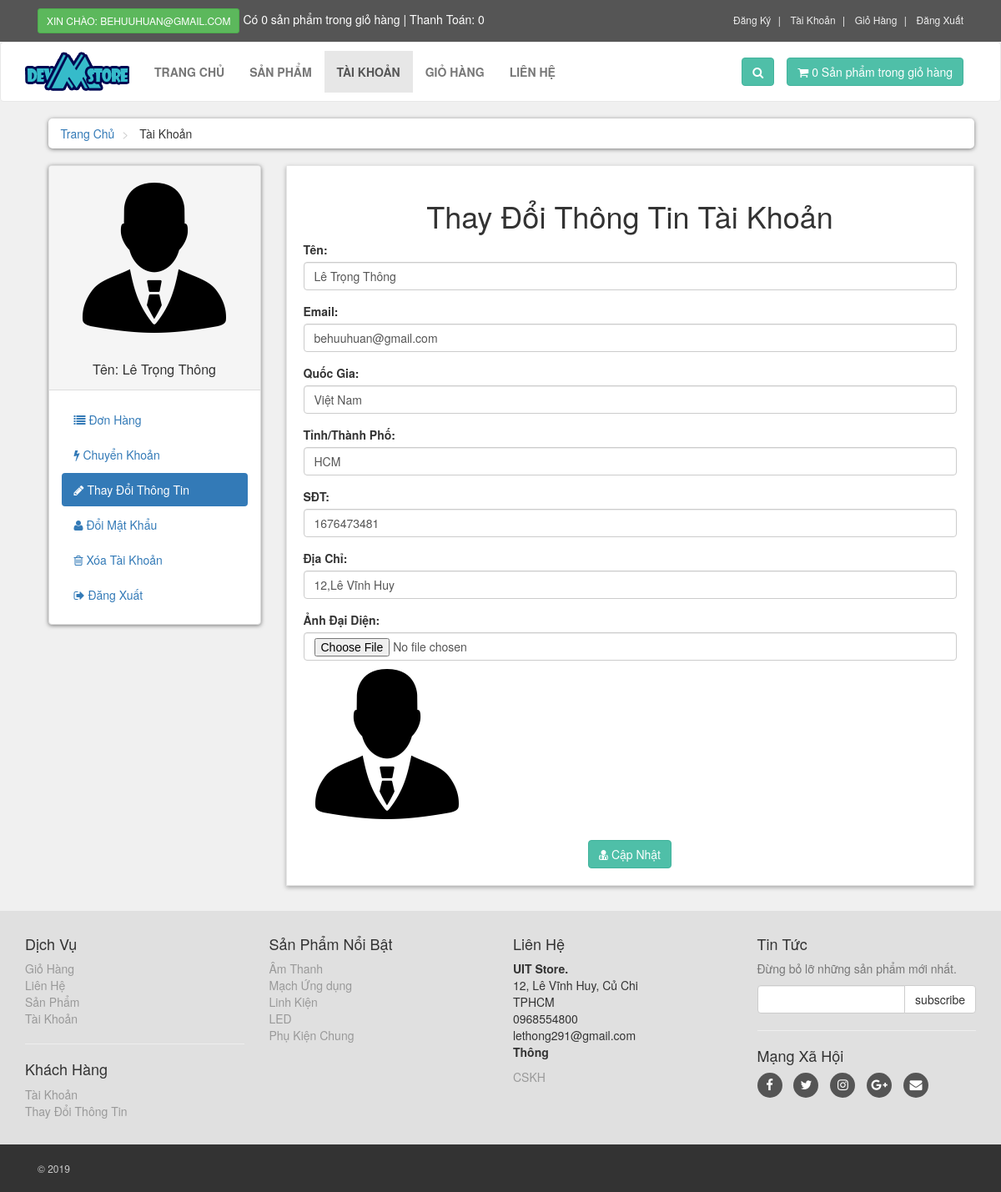
Screenshot of /customer/my_account.php?edit_account (signed in) with the database file from the repository.
### tables this page shows
CREATE TABLE `customers` (
  `customer_id` int(10) NOT NULL,
  `customer_name` varchar(255) NOT NULL,
  `customer_email` varchar(255) NOT NULL,
  `customer_pass` varchar(255) NOT NULL,
  `customer_country` text NOT NULL,
  `customer_city` text NOT NULL,
  `customer_contact` varchar(255) NOT NULL,
  `customer_address` text NOT NULL,
  `customer_image` text NOT NULL,
  `customer_ip` varchar(100) NOT NULL
);

CREATE TABLE `product_categories` (
  `p_cat_id` int(10) NOT NULL,
  `p_cat_title` text NOT NULL,
  `p_cat_desc` text NOT NULL
);

### customer/edit_account.php (the view, shortened to what this page needs)
<?php
$customer_session = $_SESSION['customer_email'];
$get_customer = "select * from customers where customer_email='$customer_session'";
$run_customer = mysqli_query($con,$get_customer);
$row_customer = mysqli_fetch_array($run_customer);
$customer_name = $row_customer['customer_name'];
$customer_email = $row_customer['customer_email'];
$customer_country = $row_customer['customer_country'];
$customer_city = $row_customer['customer_city'];
$customer_contact = $row_customer['customer_contact'];
$customer_address = $row_customer['customer_address'];
$customer_image = $row_customer['customer_image'];
?>
<h1 align="center"> Thay Đổi Thông Tin Tài Khoản </h1>
<form action="" method="post" enctype="multipart/form-data">
    <div class="form-group">
        <label> Tên: </label>
        <input type="text" name="c_name" class="form-control" value="<?php echo $customer_name; ?>" required>
    </div>
    <div class="form-group">
        <label> Email: </label>
        <input type="text" name="c_email" class="form-control" value="<?php echo $customer_email; ?>" required>
    </div>
    <div class="form-group">
        <label> Quốc Gia: </label>
        <input type="text" name="c_country" class="form-control" value="<?php echo $customer_country; ?>" required>
    </div>
    <div class="form-group">
        <label> Tỉnh/Thành Phố: </label>
        <input type="text" name="c_city" class="form-control" value="<?php echo $customer_city; ?>" required>
    </div>
    <div class="form-group">
        <label> SĐT: </label>
        <input type="text" name="c_contact" class="form-control" value="<?php echo $customer_contact; ?>" required>
    </div>
    <div class="form-group">
        <label> Địa Chỉ: </label>
        <input type="text" name="c_address" class="form-control" value="<?php echo $customer_address; ?>" required>
    </div>
    <div class="form-group">
        <label> Ảnh Đại Diện: </label>
        <input type="file" name="c_image" class="form-control form-height-custom">
        <img class="img-responsive" src="customer_images/<?php echo $customer_image; ?>" alt="Costumer Image">
    </div>
    <div class="text-center">
        <button name="update" class="btn btn-primary">
            <i class="fa fa-user-md"></i> Cập Nhật
        </button>
    </div>
</form>

### customer/includes/sidebar.php
<div class="panel panel-default sidebar-menu">
    <div class="panel-heading">
        <?php
        $customer_session = $_SESSION['customer_email'];
        $get_customer = "select * from customers where customer_email='$customer_session'";
        $run_customer = mysqli_query($con,$get_customer);
        $row_customer = mysqli_fetch_array($run_customer);
        $customer_image = $row_customer['customer_image'];
        $customer_name = $row_customer['customer_name'];
        if(!isset($_SESSION['customer_email'])){
        }else{
            echo "
                <center>
                    <img src='customer_images/$customer_image' class='img-responsive' >
                </center>
                <br/>
                <h3 class='panel-title' align='center'>
                    Tên: $customer_name
                </h3>
            ";
        }
        ?>
    </div>
    <div class="panel-body">
        <ul class="nav-pills nav-stacked nav">
            <li class="<?php if(isset($_GET['my_orders'])){ echo "active"; } ?>">
                <a href="my_account.php?my_orders">
                    <i class="fa fa-list"></i> Đơn Hàng
                </a>
            </li>
            <li class="<?php if(isset($_GET['pay_offline'])){ echo "active"; } ?>">
                <a href="my_account.php?pay_offline">
                    <i class="fa fa-bolt"></i> Chuyển Khoản
                </a>
            </li>
            <li class="<?php if(isset($_GET['edit_account'])){ echo "active"; } ?>">
                <a href="my_account.php?edit_account">
                    <i class="fa fa-pencil"></i> Thay Đổi Thông Tin
                </a>
            </li>
            <li class="<?php if(isset($_GET['change_pass'])){ echo "active"; } ?>">
                <a href="my_account.php?change_pass">
                    <i class="fa fa-user"></i> Đổi Mật Khẩu
                </a>
            </li>
            <li class="<?php if(isset($_GET['delete_account'])){ echo "active"; } ?>">
                <a href="my_account.php?delete_account">
                    <i class="fa fa-trash-o"></i> Xóa Tài Khoản
                </a>
            </li>
            <li>
                <a href="logout.php">
                    <i class="fa fa-sign-out"></i> Đăng Xuất
                </a>
            </li>
        </ul>
    </div>
</div>

### customer/includes/footer.php (shortened to what this page needs)
<div id="footer">
    <div class="container">
        <div class="row">
            <div class="col-sm-6 col-md-3">
               <h4>Dịch Vụ</h4>
                <ul>
                    <li><a href="../cart.php">Giỏ Hàng</a></li>
                    <li><a href="../contact.php">Liên Hệ</a></li>
                    <li><a href="../shop.php">Sản Phẩm</a></li>
                    <li><a href="my_account.php">Tài Khoản</a></li>
                </ul>
                <hr>
                <h4>Khách Hàng</h4>
                <ul>
                           <?php
                           if(!isset($_SESSION['customer_email'])){
                               echo"<a href='../checkout.php'>Đăng Nhập</a>";
                           }else{
                              echo"<a href='my_account.php?my_orders'>Tài Khoản</a>";
                           }
                           ?>
                    <li>
                            <?php
                           if(!isset($_SESSION['customer_email'])){
                               echo"<a href='../checkout.php'>Đăng Nhập</a>";
                           }else{
                              echo"<a href='my_account.php?edit_account'>Thay Đổi Thông Tin </a>";
                           }
                           ?>
                    </li>
                </ul>
            </div>
            <div class="com-sm-6 col-md-3">
                <h4>Sản Phẩm Nổi Bật</h4>
                <ul>
                    <?php
                        $get_p_cats = "select * from product_categories";
                        $run_p_cats = mysqli_query($con,$get_p_cats);
                        while($row_p_cats=mysqli_fetch_array($run_p_cats)){
                            $p_cat_id = $row_p_cats['p_cat_id'];
                            $p_cat_title = $row_p_cats['p_cat_title'];
                            echo "
                                <li>
                                    <a href='../shop.php?p_cat=$p_cat_id'>
                                        $p_cat_title
                                    </a>
                                </li>
                            ";
                        }
                    ?>
                </ul>
            </div>
            <div class="col-sm-6 col-md-3">
                <h4>Liên Hệ</h4>
                <p>
                   <strong> UIT Store.</strong>
                    <br/>12, Lê Vĩnh Huy, Củ Chi
                    <br/>TPHCM
                    <br/>0968554800
                    <br/>lethong291@gmail.com
                    <br/><strong>Thông</strong>
                </p>
                <a href="../contact.php">CSKH</a>
            </div>
            <div class="col-sm-6 col-md-3">
                <h4>Tin Tức</h4>
                <p class="text-muted">
                    Đừng bỏ lỡ những sản phẩm mới nhất.
                </p>
                <form action="https://feedburner.google.com/fb/a/mailverify" method="post" target="popupwindow" onsubmit="window.open('https://feedburner.google.com/fb/a/mailverify?uri=M-devMedia', 'popupwindow', 'scrollbars=yes,width=550,height=520');return true" method="post">
                    <div class="input-group">
                        <input type="text" class="form-control" name="email">
                        <span class="input-group-btn">
                            <input type="submit" value="subscribe" class="btn btn-default">
                        </span>
                    </div>
                </form>
                <hr>
                <h4>Mạng Xã Hội</h4>
                <p class="social">
                    <a href="../#" class="fa fa-facebook"></a>
                    <a href="../#" class="fa fa-twitter"></a>
                    <a href="../#" class="fa fa-instagram"></a>
                    <a href="../#" class="fa fa-google-plus"></a>
                    <a href="../#" class="fa fa-envelope"></a>
                </p>
            </div>
        </div>
    </div>
</div>
<div id="copyright">
    <div class="container">
        <div class="col-md-6">
            <p class="pull-left">&copy; 2019</p>
        </div>
    </div>
</div>

### customer/styles/style.css (style rules this page uses)
body { font-size: 14px; line-height: 1.42857143; color: #333333; background: #f0f0f0; overflow-x: hidden; }
.btn-primary { color: rgb(255, 255, 255); background: rgb(79, 191, 168); border-color: rgb(65, 179, 156); }
#content .panel.sidebar-menu { box-sizing: border-box; box-shadow: 0px 1px 5px rgba(0, 0, 0, .5); }
#content .panel.sidebar-menu h3 { padding: 5px 0px; margin: 0px; }
#footer { background: #e0e0e0; padding: 20px 0; }
#footer a { color: #999999; padding: 0; text-decoration: none; }
#footer ul { list-style: none; padding-left: 0px; }
#footer .social { text-align: left; }
#footer .social a { margin: 0px 10px 0px 0px; display: inline-block; color: #ffffff; width: 30px; height: 30px; border-radius: 15px; line-height: 30px; font-size: 15px; text-align: center; vertical-align: bottom; background: #555555; text-decoration: none; }
#copyright { background: #333333; color: #cccccc; padding: 20px 0px; font-size: 12px; }
#copyright p { margin: 0px; }

### rows the page displays
customers: customer_image (picture), customer_name "Lê Trọng Thông", c_name "Lê Trọng Thông", c_email "behuuhuan@gmail.com", c_country "Việt Nam", c_city "HCM", c_contact "1676473481", c_address "12,Lê Vĩnh Huy"
product_categories: p_cat_title "Âm Thanh"
product_categories: p_cat_title "Mạch Ứng dụng"
product_categories: p_cat_title "Linh Kiện"
product_categories: p_cat_title "LED"
product_categories: p_cat_title "Phụ Kiện Chung"

### other values shown
$_SESSION['customer_email'] "BEHUUHUAN@GMAIL.COM"
$count_items "0 0"
$total "0"
